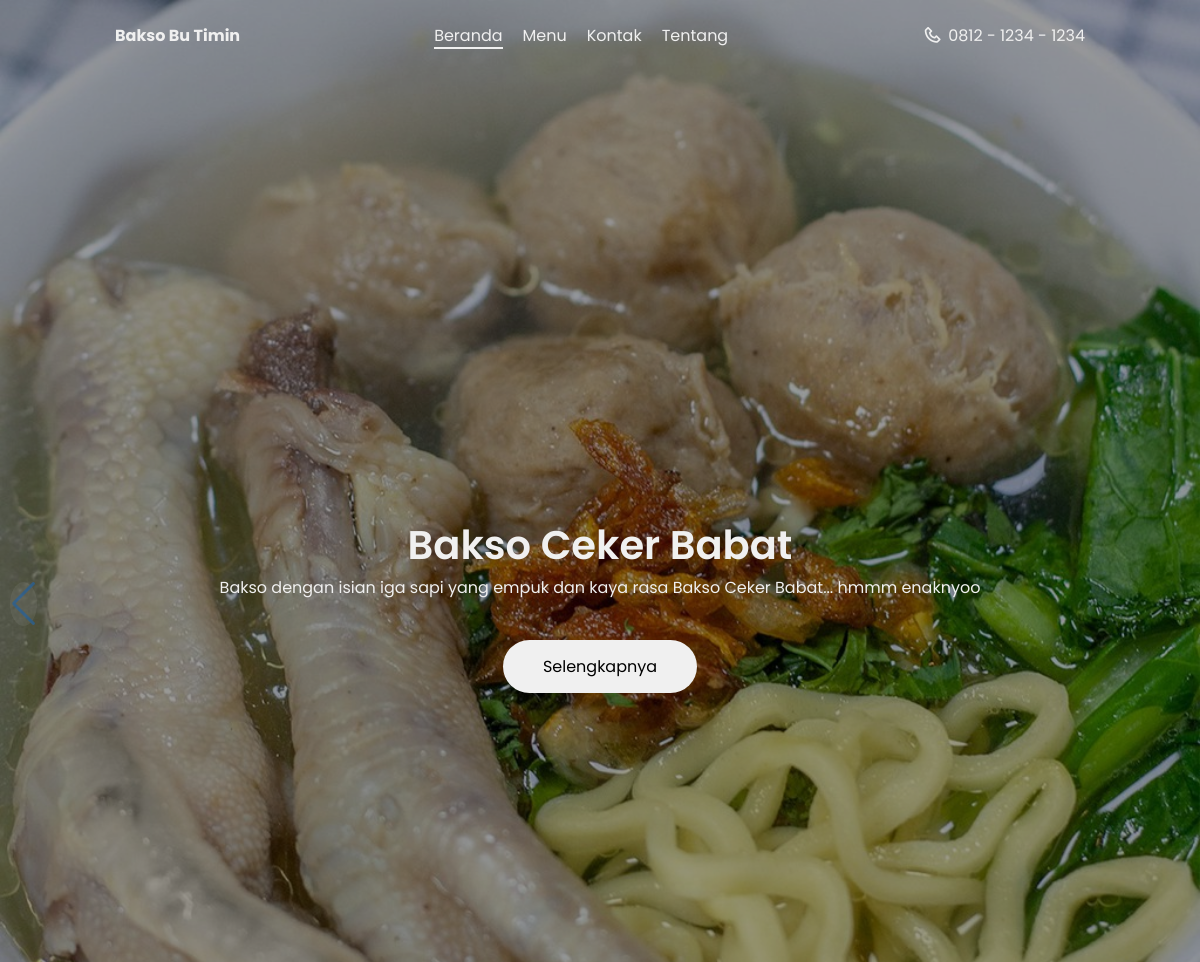
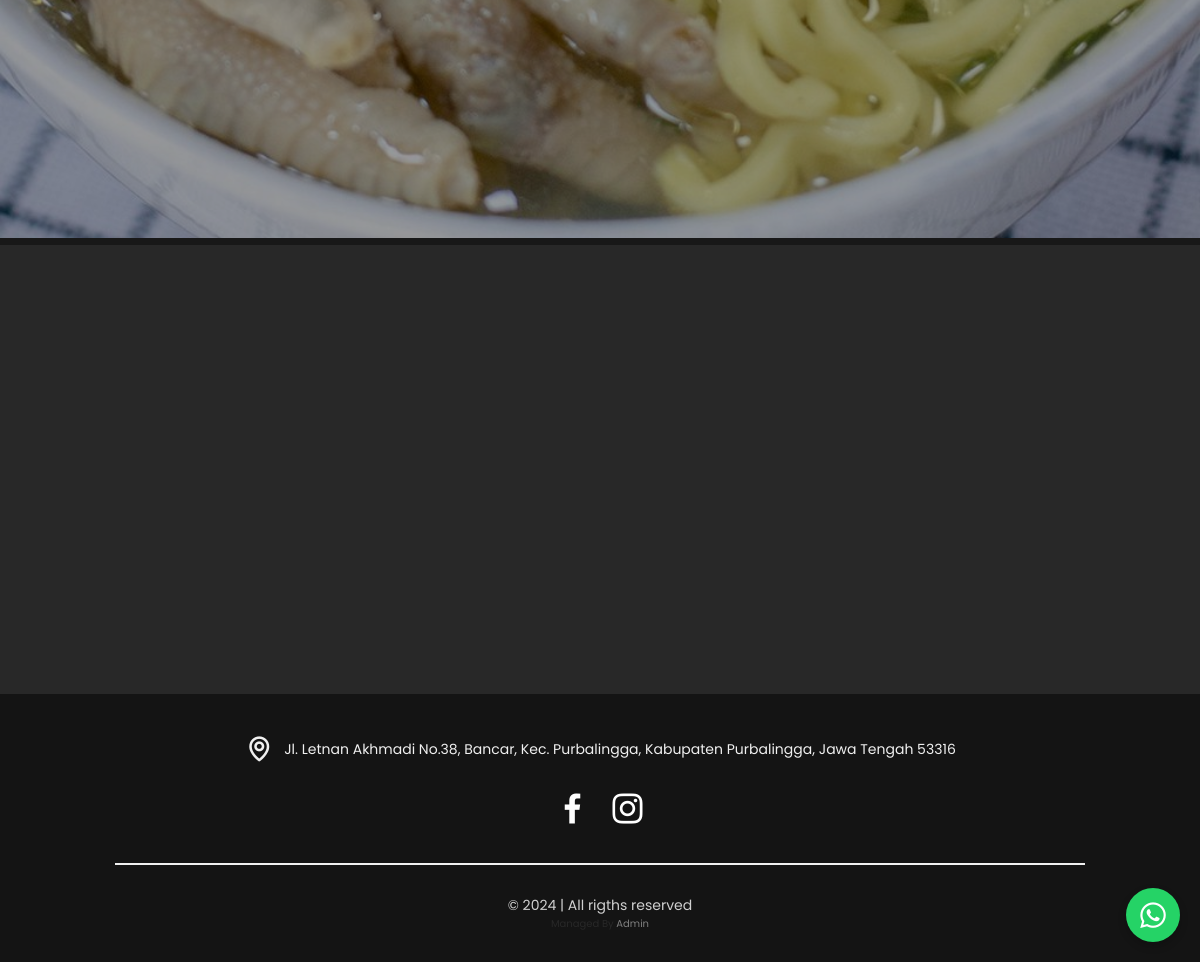
Page /beranda on the committed database (2 pictures, top to bottom).
### tables this page shows
CREATE TABLE `info_web` (
  `id_info` int(11) NOT NULL,
  `nama_website` varchar(255) DEFAULT NULL,
  `whatsapp` varchar(20) DEFAULT NULL,
  `whatsapp_link` varchar(255) DEFAULT NULL,
  `facebook` varchar(255) DEFAULT NULL,
  `instagram` varchar(255) DEFAULT NULL,
  `alamat` varchar(255) DEFAULT NULL,
  `gmaps` text DEFAULT NULL,
  `shopeefood` varchar(255) DEFAULT NULL,
  `grabfood` varchar(255) DEFAULT NULL,
  `gofood` varchar(255) DEFAULT NULL,
  `sejarah` text DEFAULT NULL
);

CREATE TABLE `cms_beranda_carousel` (
  `id` int(11) NOT NULL,
  `gambar` varchar(255) NOT NULL,
  `judul` varchar(100) NOT NULL,
  `subjudul` varchar(100) NOT NULL
);

### page/beranda.php (the view, shortened to what this page needs)
<?php include 'template/header.php'; ?>
<?php
$sql = "SELECT * FROM cms_beranda_carousel";
$result = $koneksi->query($sql); ?>
<main>
    <section class="home" id="home">
        <div class="home-content">
            <div class="swiper mySwiper">
                <div class="swiper-wrapper">
                    <?php
                    if ($result->num_rows > 0) {
                        while ($row = $result->fetch_assoc()) {
                            echo '<div class="swiper-slide">';
                            echo '<img src="admin/' . $row['gambar'] . '" alt="' . $row['judul'] . '" class="home-img">';
                            echo '<div class="home-details">';
                            echo '<div class="home-text">';
                            echo '<h2 class="homeTitle">' . $row['judul'] . '</h2>';
                            echo '<p class="homeSubtitle">' . $row['subjudul'] . '</p>';
                            echo '</div>';
                            echo '<a href="menu"><button class="button" style="background-color:#f0f0f0; color:black;">Selengkapnya</button></a>';
                            echo '</div>';
                            echo '</div>';
                        }
                    } else {
                        echo '';
                    }
                    ?>
                </div>
                <div class="swiper-pagination"></div>
            </div>
        </div>
    </section>
    <section class="section black2">
    </section>
    <section class="section black1">
        <h1>Maps</h1>
        <br>
        <div style="width:100%;"><?php echo $gmaps; ?></div>
    </section>
</main>
<?php include 'template/footer.php'; ?>

### page/template/header.php (shortened to what this page needs)
<!DOCTYPE html>
<html lang="en">
<head>
    <link rel="stylesheet" href="page/css/swiper-bundle.min.css">
    <link rel="stylesheet" href="page/css/scrollreveal.min.js">
    <link href='https://unpkg.com/boxicons@2.1.2/css/boxicons.min.css' rel='stylesheet'>
    <link rel="stylesheet" href="page/css/style.css">
    <link rel="stylesheet" href="path/to/swiper-bundle.min.css">
<body>
    <header class="header">
        <nav class="nav container flex">
            <a href="#" class="logo-content flex">
                <span class="logo-text"><b><?php echo $nama_website; ?></b></span>
            </a>
            <div class="menu-content">
                <?php
                $page = isset($_GET['page']) ? $_GET['page'] : 'beranda';
                ?>
                <ul class="menu-list flex">
                    <li><a href="beranda" class="nav-link <?php echo $page == 'beranda' ? 'navaktif' : ''; ?>">Beranda</a></li>
                    <li><a href="menu" class="nav-link <?php echo $page == 'menu' ? 'navaktif' : ''; ?>">Menu</a></li>
                    <li><a href="kontak" class="nav-link <?php echo $page == 'kontak' ? 'navaktif' : ''; ?>">Kontak</a></li>
                    <li><a href="tentang" class="nav-link <?php echo $page == 'tentang' ? 'navaktif' : ''; ?>">Tentang</a></li>
                </ul>
            </div>
            <div class="contact-content flex">
                <i class='bx bx-phone phone-icon'></i>
                <a href="<?php echo $whatsapp_link; ?>">
                    <span class="phone-number"><?php echo $whatsapp; ?></span>
                </a>
            </div>
        </nav>
    </header>
    <div class="wa-widget">
        <div class="wa-icon" id="wa-icon">
            <i class='bx bxl-whatsapp' id="wa-icon-open"></i>
        </div>
    </div>
</body>
</head>

### page/template/footer.php (shortened to what this page needs)
<footer class="section footer">
    <div class="footer-location flex">
        <div class="tempat">
            <div class="location-text"><i class='bx bx-map map-icon'></i>
                <?php echo $alamat; ?>
            </div>
        </div>
    </div>
    <br>
    <div class="media-sosial">
        <a href="<?php echo $facebook; ?>" target="_blank" aria-label="Facebook">
            <i class='bx bxl-facebook'></i>
        </a>
        <a href="<?php echo $instagram; ?>" target="_blank" aria-label="Instagram">
            <i class='bx bxl-instagram'></i>
        </a>
    </div>
    <div class="footer-copyRight">&copy; <?php echo date('Y') ?> | All rigths reserved</div>
    <p class="admin">Managed By <a href="Admin" style="color:gray;">Admin</a> </p>
</footer>

### page/css/style.css (style rules this page uses)
html { font-size: 62.5%; scroll-behavior: smooth; }
:root { --body-font: 'Poppins', sans-serif; --big-font: 4rem; --h1-font: 3.6rem; --h2-font: 2.4rem; --h3-font: 2rem; --h4-font: 1.8rem; --normal-font: 1.6rem; --small-font: 1.4rem; --smaller-font: 1.3rem; --font-regular: 400; --font-medium: 500; --font-semi-bold: 600; --primary-color: #141414; --primary-color-hover: #282828; --text-color: #282828; --text-color-light: #f0f0f0; --border-color: #141414; --white-color: #f0f0f0; --section-bg: #141414; --z-overlay: 10; --z-fixed: 100; --tran-0-2: 0.2s; --tran-0-3: 0.3s; --tran-0-5: 0.5s; }
* { margin: 0; padding: 0; box-sizing: border-box; }
body { overflow-x: hidden; background-color: var(--white-color); }
body, button, input { font-family: var(--body-font); font-size: var(--normal-font); font-weight: var(--font-regular); color: var(--text-color); }
ul { list-style: none; }
a { text-decoration: none; }
img { width: 100%; height: 100%; object-fit: cover; }
.section { padding: 7rem 2rem; }
.container { max-width: 1030px; width: 100%; margin: 0 auto; padding: 0 3rem; }
.flex { display: flex; align-items: center; column-gap: 0.6rem; }
.button { border: none; outline: none; color: var(--white-color); padding: 1.4rem 4rem; border-radius: 3rem; background-color: var(--primary-color); transition: var(--tran-0-3); cursor: pointer; }
.header { position: fixed; top: 0; left: 0; height: 7rem; width: 100%; z-index: var(--z-fixed); transition: var(--tran-0-5); }
.nav { position: relative; height: 100%; align-items: center; justify-content: space-between; }
.logo-icon, .logo-text, .nav-link, .phone-icon, .phone-number { color: var(--white-color); }
.logo-icon, .phone-icon { font-size: 2rem; }
.menu-list { column-gap: 2rem; }
.nav-link { position: relative; text-transform: capitalize; }
.nav-link::before { content: ''; position: absolute; left: 50%; bottom: -8px; height: 6px; width: 6px; border-radius: 50%; transform: translateX(-50%); background-color: var(--white-color); opacity: 0; }
.home { height: 100vh; width: 100%; }
.swiper-slide { position: relative; height: 100vh; width: 100%; }
.home .swiper-slide::before { content: ''; position: absolute; left: 0; top: 0; height: 100%; width: 100%; background-color: rgba(0, 0, 0, 0.4); z-index: var(--z-overlay); }
.home-img { height: 100%; width: 100%; }
.home-details { position: absolute; top: 50%; left: 50%; z-index: var(--z-fixed); transform: translate(-50%, -50%); display: grid; justify-items: center; width: 100%; row-gap: 4rem; }
.homeSubtitle { text-align: center; font-size: var(--normal-font); color: var(--white-color); }
.homeTitle { text-align: center; font-size: var(--big-font); color: var(--white-color); font-weight: var(--font-semi-bold); }
.footer { padding: 4rem 2rem 3rem; background-color: var(--section-bg); }
.footer .content-description, .footer .map-icon, .footer .location-text { color: var(--text-color-light); margin: 0 auto; text-align: center; }
.footer .content-description, .footer .location-text { text-align: center; margin: 0 auto; font-size: var(--small-font); }
.footer .map-icon { font-size: 3rem; margin-right: 1rem; }
.footer-copyRight { max-width: 970px; margin: 0 auto; text-align: center; padding-top: 3rem; margin-top: 3rem; font-size: var(--small-font); border-top: 2px solid var(--text-color-light); color: rgba(255, 255, 255, 0.8); ; }

### page/template/header.php (style rules this page uses)
.navaktif { border-bottom: 2px solid; }
.black1 { background-color: #282828; color: white; text-align: center; }
.black2 { background-color: #141414; color: white; text-align: right; }
.wa-widget { position: fixed; bottom: 20px; right: 20px; z-index: 1000; }
.wa-icon { background-color: #25D366; color: white; padding: 10px; border-radius: 50%; cursor: pointer; box-shadow: 0 4px 8px rgba(0, 0, 0, 0.2); display: flex; justify-content: center; align-items: center; font-size: 34px; }

### page/template/footer.php (style rules this page uses)
.tempat { display: flex; align-items: center; margin: 0 auto; max-width: 90%; }
.location-text { display: flex; align-items: center; }
.map-icon { margin-right: 8px; }
.admin { text-align: center; font-size: 1rem; }
.media-sosial { margin: 0 auto; display: flex; justify-content: center; gap: 15px; }
.media-sosial a { color: white; text-decoration: none; transition: transform 0.3s ease; }
.media-sosial i { font-size: 4rem; transition: transform 0.3s ease; }

### rows in the picture
info_web: nama_website "Bakso Bu Timin", whatsapp "0812 - 1234 - 1234", alamat "Jl. Letnan Akhmadi No.38, Bancar, Kec. Purbalingga, Kabupaten Purbalingga, Jawa Tengah 53316"
cms_beranda_carousel: gambar (picture), judul "Bakso Ceker Babat", subjudul "Bakso dengan isian iga sapi yang empuk dan kaya rasa Bakso Ceker Babat... hmmm enaknyoo"
